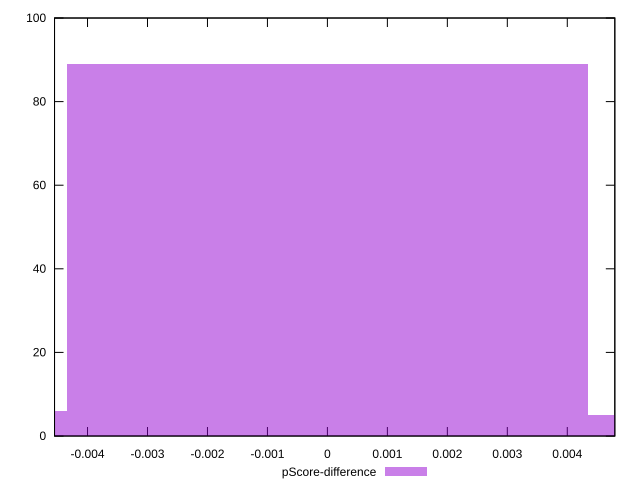

This chart was generated by the following gnuplot code:
reset

$pScoreDifference <<EOF
-0.008695177839742177 6
0 89
0.008695177839742177 5
EOF

set key outside below
set boxwidth 0.008695177839742177
set xrange [-0.004550039001190331:0.004792739343473351]
set yrange [0:100]
set trange [0:100]
set style fill transparent solid 0.5 noborder
set terminal svg size 640, 490 enhanced background rgb 'white'
set output "report_00018_2021-02-10T15-25-16.877Z/speed-index/samples/pages+cached+noadtech/pScore-difference/histogram.svg"

plot $pScoreDifference title "pScore-difference" with boxes

reset
